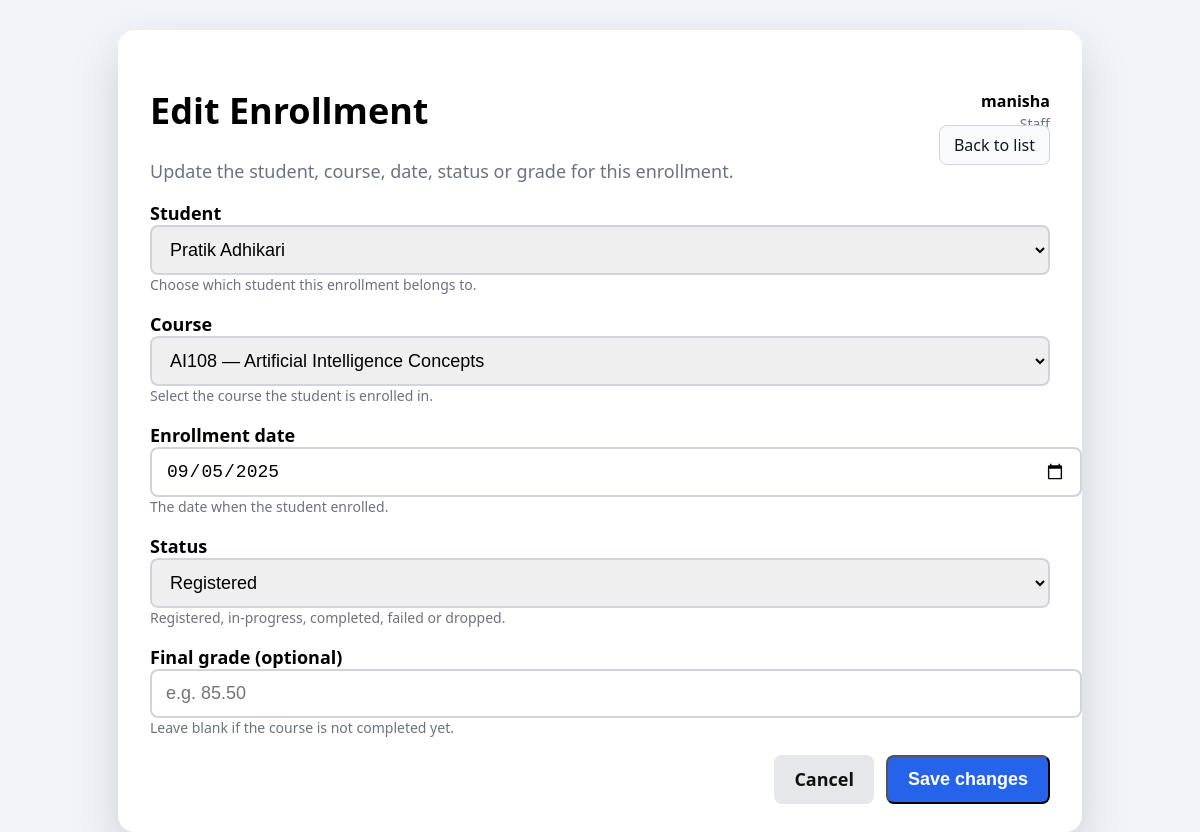
Screenshot of /user_registration_system/user_code/edit_enrollment.php?id=93 (signed in) with the database file from the repository.
### tables this page shows
CREATE TABLE `enrollment` (
  `EnrollmentID` int(11) NOT NULL,
  `StudentID` int(11) NOT NULL,
  `CourseID` int(11) NOT NULL,
  `EnrollmentDate` date NOT NULL,
  `FinalGrade` decimal(5,2) DEFAULT NULL,
  `Status` varchar(20) DEFAULT 'registered',
  `IsActive` tinyint(1) DEFAULT 1
);

CREATE TABLE `course` (
  `CourseID` int(11) NOT NULL,
  `StaffID` int(11) DEFAULT NULL,
  `CourseName` varchar(100) NOT NULL,
  `CourseCode` varchar(20) NOT NULL,
  `Description` text DEFAULT NULL,
  `Credits` int(11) NOT NULL,
  `Fee` decimal(10,2) DEFAULT 0.00,
  `IsActive` tinyint(1) DEFAULT 1,
  `StartDate` date DEFAULT NULL
);

### user_registration_system/user_code/edit_enrollment.php (the view, shortened to what this page needs)
<?php
$user = [
    'name' => $_SESSION['username'] ?? 'Unknown',
    'role' => $_SESSION['role'] ?? 'Unknown'
];
$id = isset($_GET['id']) ? (int)$_GET['id'] : 0;
$pdo = getDB();
$stmt = $pdo->prepare("
    SELECT e.EnrollmentID, e.StudentID, e.CourseID, e.EnrollmentDate,
           e.Status, e.FinalGrade
    FROM enrollment e
    WHERE e.EnrollmentID = :id
");
$stmt->execute([':id' => $id]);
$enroll = $stmt->fetch();
$students = $pdo->query("
    SELECT StudentID, CONCAT(FirstName, ' ', LastName) AS FullName
    FROM student
    ORDER BY FirstName, LastName
")->fetchAll();
$courses = $pdo->query("
    SELECT CourseID, CourseCode, CourseName
    FROM course
    ORDER BY CourseName
")->fetchAll();
$statuses = ['registered','in-progress','completed','failed','dropped'];
?>
<!doctype html>
<html lang="en">
<head>
</head>
<body>
<div class="page">
  <div class="header-bar">
    <div>
      <h1 class="page-title">Edit Enrollment</h1>
      <div class="page-sub">
        Update the student, course, date, status or grade for this enrollment.
      </div>
    </div>
    <div class="user-box">
      <strong><?= htmlspecialchars($user['name']) ?></strong><br>
      <span class="user-role"><?= htmlspecialchars($user['role']) ?></span><br>
      <a href="list_enrollment.php" class="btn-top">Back to list</a>
    </div>
  </div>
  <form method="post" action="update_status.php">
    <div class="field">
      <label for="student">Student</label>
      <select class="select" id="student" name="StudentID" required>
        <?php foreach ($students as $stu): ?>
          <option value="<?= (int)$stu['StudentID'] ?>"
            <?= $stu['StudentID'] == $enroll['StudentID'] ? 'selected' : '' ?>>
            <?= htmlspecialchars($stu['FullName']) ?>
          </option>
        <?php endforeach; ?>
      </select>
      <div class="helper">Choose which student this enrollment belongs to.</div>
    </div>
    <div class="field">
      <label for="course">Course</label>
      <select class="select" id="course" name="CourseID" required>
        <?php foreach ($courses as $c): ?>
          <option value="<?= (int)$c['CourseID'] ?>"
            <?= $c['CourseID'] == $enroll['CourseID'] ? 'selected' : '' ?>>
            <?= htmlspecialchars($c['CourseCode'] . ' — ' . $c['CourseName']) ?>
          </option>
        <?php endforeach; ?>
      </select>
      <div class="helper">Select the course the student is enrolled in.</div>
    </div>
    <div class="field">
      <label for="date">Enrollment date</label>
      <input class="input" type="date" id="date" name="EnrollmentDate"
             value="<?= htmlspecialchars($enroll['EnrollmentDate']) ?>" required>
      <div class="helper">The date when the student enrolled.</div>
    </div>
    <div class="field">
      <label for="status">Status</label>
      <select class="select" id="status" name="Status" required>
        <?php foreach ($statuses as $s): ?>
          <option value="<?= $s ?>" <?= $s === $enroll['Status'] ? 'selected' : '' ?>>
            <?= ucfirst($s) ?>
          </option>
        <?php endforeach; ?>
      </select>
      <div class="helper">Registered, in-progress, completed, failed or dropped.</div>
    </div>
    <div class="field">
      <label for="grade">Final grade (optional)</label>
      <input class="input"
             type="text"
             id="grade"
             name="Grade"
             value="<?= htmlspecialchars($enroll['FinalGrade'] ?? '') ?>"
             placeholder="e.g. 85.50">
      <div class="helper">Leave blank if the course is not completed yet.</div>
    </div>
    <div class="actions-row">
      <a href="list_enrollment.php" class="btn btn-secondary">Cancel</a>
      <button type="submit" class="btn btn-primary">Save changes</button>
    </div>
  </form>
</div>
</body>
</html>

### user_registration_system/user_code/edit_enrollment.php (style rules this page uses)
:root { --primary: #2563eb; --primary-dark: #1d4ed8; --danger: #dc2626; --bg: #f1f5f9; --surface: #ffffff; --border: #d1d5db; --text: #111827; --muted: #6b7280; }
body { margin: 0; background: var(--bg); font-family: system-ui, sans-serif; display: flex; align-items: center; justify-content: center; min-height: 100vh; padding: 30px; }
.page { width: 100%; max-width: 900px; background: var(--surface); border-radius: 16px; padding: 32px 32px 28px; box-shadow: 0 20px 50px rgba(0,0,0,0.15); }
.header-bar { display: flex; justify-content: space-between; align-items: center; margin-bottom: 18px; }
.page-title { font-size: 36px; font-weight: 800; }
.page-sub { font-size: 18px; color: var(--muted); margin-top: 6px; }
.user-box { text-align: right; font-size: 16px; }
.user-role { font-size: 14px; color: var(--muted); }
.btn-top { margin-top: 8px; padding: 8px 14px; border-radius: 8px; background: #f9fafb; border: 1px solid var(--border); text-decoration: none; color: var(--text); }
.field { margin-bottom: 18px; }
label { font-size: 18px; font-weight: 600; margin-bottom: 6px; }
.input, .select { width: 100%; padding: 12px 14px; font-size: 18px; border: 2px solid var(--border); border-radius: 8px; }
.btn { padding: 12px 20px; font-size: 18px; border-radius: 8px; font-weight: 600; cursor: pointer; text-decoration: none; }
.btn-primary { background: var(--primary); color: #fff; }
.btn-secondary { background: #e5e7eb; color: #111; }
.actions-row { display: flex; justify-content: flex-end; gap: 12px; }
.helper { font-size: 14px; color: var(--muted); }

### rows the page displays
enrollment: StudentID "Pratik Adhikari", CourseID "AI108 — Artificial Intelligence Concepts", EnrollmentDate "09/05/2025", Status "Registered"

### other values shown
$user['name'] "manisha"
$user['role'] "Staff"
